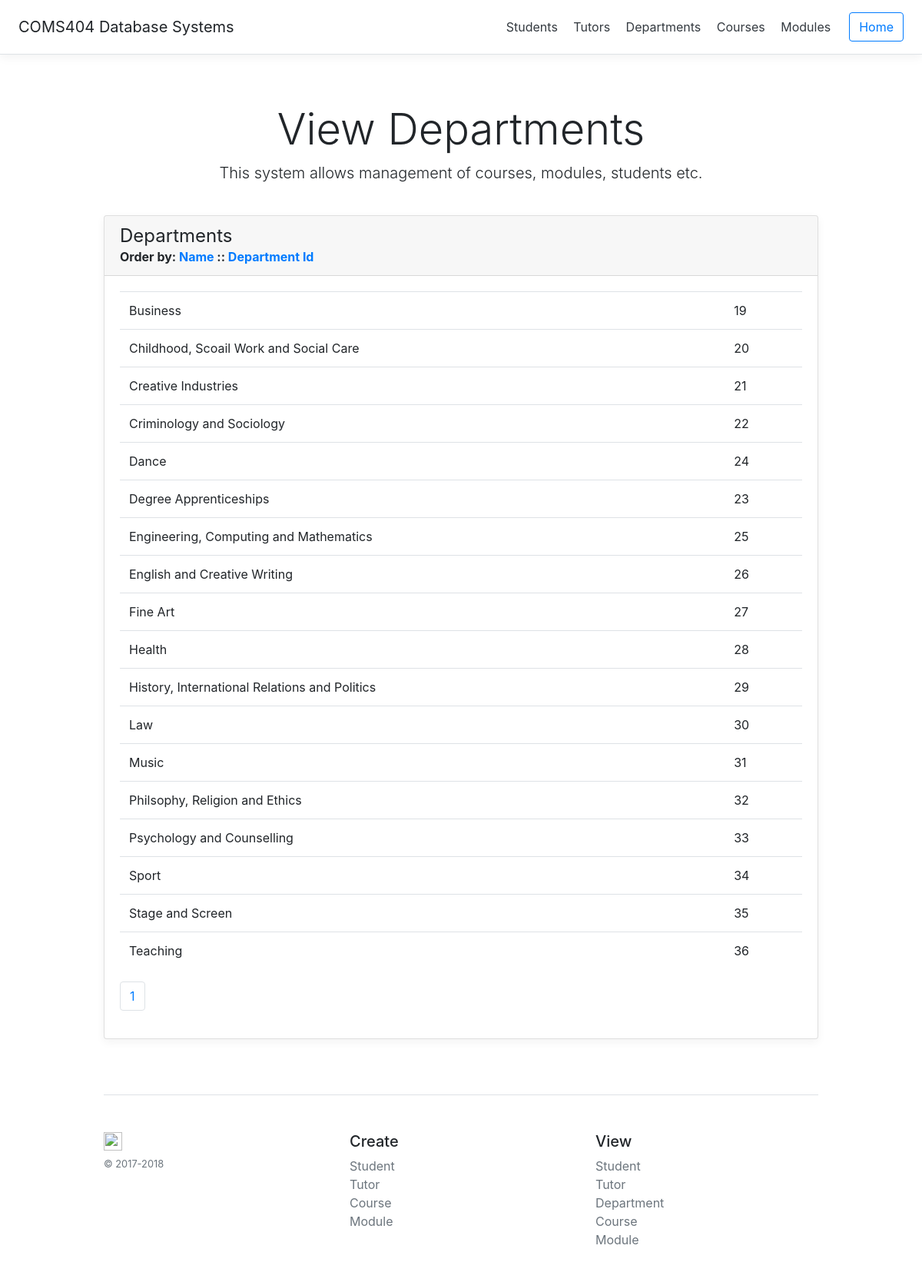
The page /frontend/departments.php on the database its author committed.
### tables this page shows
CREATE TABLE `department` (
  `dept_id` int(11) NOT NULL,
  `dept_name` varchar(100) NOT NULL
);

### frontend/departments.php (the view, shortened to what this page needs)
<?php
	require_once("db-connect-inc.php");
	require_once("header-inc.php");
	$currentPage = isset($_GET["page"]) ? $_GET["page"] : 1;
	$perPage = 20;
	$count = $db->query("SELECT count(*) FROM department");
	$total = $count->fetchColumn();
	$pages = ceil($total / $perPage);
?>
<?php
	function orderType() {
		if ($_GET["order"] == "ASC") return "DESC";
		else return "ASC";
	}
?>
<div class="pricing-header px-3 py-3 pt-md-5 pb-md-4 mx-auto text-center">
    <h1 class="display-4">View Departments</h1>
    <p class="lead">This system allows management of courses, modules, students etc.</p>
</div>
<div class="container">
    <div class="card-deck mb-3 text-left">
        <div class="card mb-4 box-shadow">
            <div class="card-header">
                <h4 class="my-0 font-weight-normal">Departments</h4>
                <b>Order by:
					<a href="<?php echo $_SERVER['PHP_SELF']; ?>?page=<?php echo $currentPage ?>&order=<?php echo orderType(); ?>&by=dept_name">
						Name
					</a>
					 ::
					<a href="<?php echo $_SERVER['PHP_SELF']; ?>?page=<?php echo $currentPage ?>&order=<?php echo orderType(); ?>&by=dept_id">
						Department Id
					</a>
                </b>
            </div>
			<div class="card-body">
				<?php
					if (isset($_GET["by"])) $by = $_GET["by"];
					else $by = "dept_name";
					$order = $_GET["order"];
					$starting = ($currentPage - 1) * $perPage;
					try {
						$departments = $db->prepare("SELECT dept_id, dept_name FROM department ORDER BY " . $by . " " . $order . " LIMIT " . $starting . "," . $perPage);
						$departments->execute();
					} catch (Exception $error) {
						echo $error->getMessage();
					}
				?>
                <table class="table striped">
					<?php
						while ($dept = $departments->fetch(PDO::FETCH_ASSOC)) {
							echo "<tr><td>";
							echo $dept["dept_name"];
							echo "</td><td>";
							echo $dept["dept_id"];
							echo "</td></tr>";
						}
					?>
            	</table>
				<nav aria-label="Page navigation example">
					<ul class="pagination">
						<?php
							for ($p = 1; $p <= $pages ; $p++) {
								if ($_GET["order"] == "" || $_GET["by"] == "") {
									$href = "?page=" . $p;
								} else {
									$href = "?page=" . $p . "&order=" . $_GET["order"] . "&by=" . $_GET["by"];
								}
								echo "<li class='page-item'>";
								echo "<a class='page-link' href='" . $href ."'>" . $p . "</a>";
								echo "</li>";
							}
						?>
					</ul>
				</nav>
            </div>
        </div>
    </div>
<?php
    require_once("footer-inc.php");
?>

### frontend/custom.css (style rules this page uses)
html { font-size: 14px; }
@media (min-width: 768px) { html { font-size: 16px; } }
.container { max-width: 960px; }
.pricing-header { max-width: 700px; }
.card-deck .card { min-width: 220px; }
.box-shadow { box-shadow: 0 0.25rem 0.75rem rgba(0, 0, 0, 0.05); }

### rows shown on the page
department: dept_name "Business", dept_id "19"
department: dept_name "Childhood, Scoail Work and Social Care", dept_id "20"
department: dept_name "Creative Industries", dept_id "21"
department: dept_name "Criminology and Sociology", dept_id "22"
department: dept_name "Dance", dept_id "24"
department: dept_name "Degree Apprenticeships", dept_id "23"
department: dept_name "Engineering, Computing and Mathematics", dept_id "25"
department: dept_name "English and Creative Writing", dept_id "26"
department: dept_name "Fine Art", dept_id "27"
department: dept_name "Health", dept_id "28"
department: dept_name "History, International Relations and Politics", dept_id "29"
department: dept_name "Law", dept_id "30"
department: dept_name "Music", dept_id "31"
department: dept_name "Philsophy, Religion and Ethics", dept_id "32"
department: dept_name "Psychology and Counselling", dept_id "33"
department: dept_name "Sport", dept_id "34"
department: dept_name "Stage and Screen", dept_id "35"
department: dept_name "Teaching", dept_id "36"
